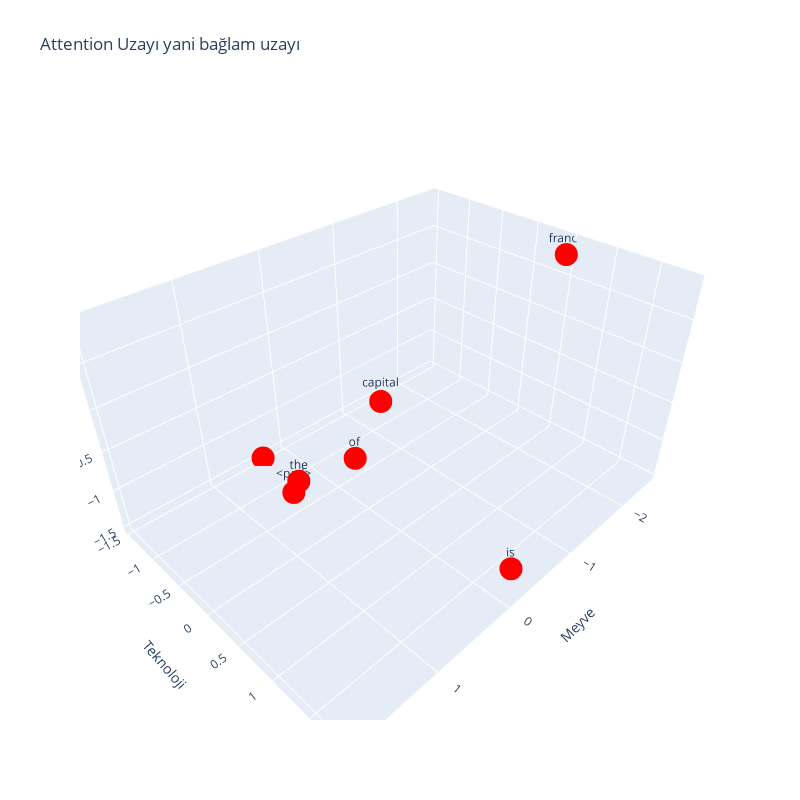

The notebook cell this image was saved under:
### Code cell
dots_data = [
  {
    "dots": cumle[0].detach().cpu().numpy(),
    "color": "red",
    "labels": [reverse_vocab_list[i] for i in tokens_padded]
  }
]

plot_dots(dots_data, "Attention Uzayı yani bağlam uzayı")

### Figure 1 — Plotly figure (JSON) as saved in the notebook; plotly's stock layout.template omitted (floating-point values rounded to 4 significant figures)
{"data": [{"hoverinfo": "text", "marker": {"color": "red", "size": 8}, "mode": "markers+text", "text": ["the", " ", "capital", " ", "of", " ", "france", " ", "is", "<pad>", "<pad>", "<pad>", "<pad>", "<pad>", "<pad>", "<pad>", "<pad>", "<pad>", "<pad>", "<pad>", "<pad>", "<pad>", "<pad>", "<pad>", "<pad>", "<pad>", "<pad>", "<pad>", "<pad>", "<pad>", "<pad>", "<pad>"], "type": "scatter3d", "x": [1.927, 0.3429, -0.7279, 0.3429, 1.279, 0.3429, -2.51, 0.3429, -0.09781, 1.182, 1.182, 1.182, 1.182, 1.182, 1.182, 1.182, 1.182, 1.182, 1.182, 1.182, 1.182, 1.182, 1.182, 1.182, 1.182, 1.182, 1.182, 1.182, 1.182, 1.182, 1.182, 1.182], "y": [1.487, -1.459, -0.5594, -1.459, 1.296, -1.459, 0.488, -1.459, 1.845, 0.326, 0.326, 0.326, 0.326, 0.326, 0.326, 0.326, 0.326, 0.326, 0.326, 0.326, 0.326, 0.326, 0.326, 0.326, 0.326, 0.326, 0.326, 0.326, 0.326, 0.326, 0.326, 0.326], "z": [0.9007, -1.494, -0.7688, -1.494, 0.6105, -1.494, 0.7846, -1.494, -1.185, -0.3894, -0.3894, -0.3894, -0.3894, -0.3894, -0.3894, -0.3894, -0.3894, -0.3894, -0.3894, -0.3894, -0.3894, -0.3894, -0.3894, -0.3894, -0.3894, -0.3894, -0.3894, -0.3894, -0.3894, -0.3894, -0.3894, -0.3894]}], "layout": {"height": 800, "scene": {"xaxis": {"title": {"text": "Meyve"}}, "yaxis": {"title": {"text": "Teknoloji"}}, "zaxis": {"title": {"text": "Diğer"}}}, "showlegend": false, "title": {"text": "Attention Uzayı yani bağlam uzayı"}, "width": 800}}
